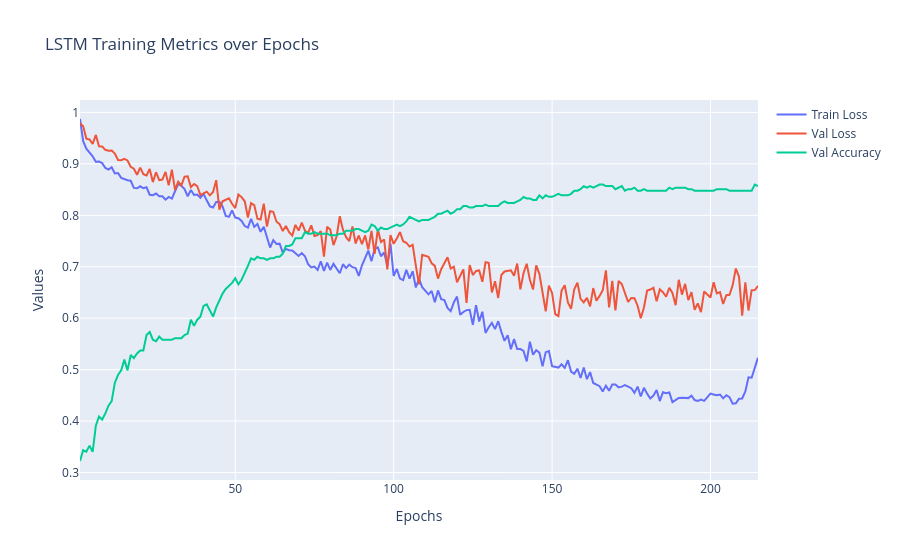

Source (notebook cell):
### Code cell
epochs = logs["epochs"]
train_loss = logs["train_loss"]
val_loss = logs["val_loss"]
val_acc = logs["val_acc"]

fig = go.Figure()
fig.add_trace(go.Scatter(x=epochs, y=train_loss, mode="lines", name="Train Loss"))
fig.add_trace(go.Scatter(x=epochs, y=val_loss, mode="lines", name="Val Loss"))
fig.add_trace(go.Scatter(x=epochs, y=val_acc, mode="lines", name="Val Accuracy"))

fig.update_layout(
    title="LSTM Training Metrics over Epochs",
    xaxis_title="Epochs",
    yaxis_title="Values",
    hovermode="x unified"
)

fig.show()

### Figure 1 — Plotly figure (JSON) as saved in the notebook; plotly's stock layout.template omitted (floating-point values rounded to 4 significant figures; data arrays with more than 128 entries replaced by an {"elided": "..."} marker saying what was removed)
{"data": [{"mode": "lines", "name": "Train Loss", "type": "scatter", "x": {"elided": "215 int values"}, "y": {"elided": "215 float values"}}, {"mode": "lines", "name": "Val Loss", "type": "scatter", "x": {"elided": "215 int values"}, "y": {"elided": "215 float values"}}, {"mode": "lines", "name": "Val Accuracy", "type": "scatter", "x": {"elided": "215 int values"}, "y": {"elided": "215 float values"}}], "layout": {"hovermode": "x unified", "title": {"text": "LSTM Training Metrics over Epochs"}, "xaxis": {"title": {"text": "Epochs"}}, "yaxis": {"title": {"text": "Values"}}}}
